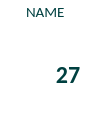
<?xml version="1.0" encoding="UTF-8"?>
<ui version="4.0">
 <class>Form</class>
 <widget class="QWidget" name="Form">
  <property name="geometry">
   <rect>
    <x>0</x>
    <y>0</y>
    <width>92</width>
    <height>129</height>
   </rect>
  </property>
  <property name="sizePolicy">
   <sizepolicy hsizetype="Preferred" vsizetype="Fixed">
    <horstretch>0</horstretch>
    <verstretch>0</verstretch>
   </sizepolicy>
  </property>
  <property name="minimumSize">
   <size>
    <width>50</width>
    <height>76</height>
   </size>
  </property>
  <property name="windowTitle">
   <string/>
  </property>
  <property name="styleSheet">
   <string notr="true">background-color: rgb(255, 255, 255);
color: rgb(0, 64, 64);</string>
  </property>
  <layout class="QGridLayout" name="gridLayout">
   <property name="sizeConstraint">
    <enum>QLayout::SetDefaultConstraint</enum>
   </property>
   <property name="leftMargin">
    <number>2</number>
   </property>
   <property name="topMargin">
    <number>2</number>
   </property>
   <property name="rightMargin">
    <number>2</number>
   </property>
   <property name="bottomMargin">
    <number>2</number>
   </property>
   <property name="spacing">
    <number>0</number>
   </property>
   <item row="0" column="0">
    <layout class="QVBoxLayout" name="verticalLayout">
     <property name="spacing">
      <number>0</number>
     </property>
     <item>
      <widget class="QLineEdit" name="lineEdit">
       <property name="maximumSize">
        <size>
         <width>16777215</width>
         <height>20</height>
        </size>
       </property>
       <property name="font">
        <font>
         <family>Calibri</family>
         <pointsize>11</pointsize>
         <italic>false</italic>
        </font>
       </property>
       <property name="text">
        <string>NAME</string>
       </property>
       <property name="frame">
        <bool>false</bool>
       </property>
       <property name="alignment">
        <set>Qt::AlignCenter</set>
       </property>
      </widget>
     </item>
     <item>
      <layout class="QHBoxLayout" name="horizontalLayout">
       <property name="spacing">
        <number>0</number>
       </property>
       <item>
        <widget class="QLabel" name="label">
         <property name="text">
          <string/>
         </property>
         <property name="pixmap">
          <pixmap resource="res/wresources.qrc">:/sensors/pixmap/termo_blck_48.gif</pixmap>
         </property>
         <property name="scaledContents">
          <bool>false</bool>
         </property>
         <property name="alignment">
          <set>Qt::AlignCenter</set>
         </property>
        </widget>
       </item>
       <item>
        <widget class="QLabel" name="label_2">
         <property name="font">
          <font>
           <family>Calibri</family>
           <pointsize>18</pointsize>
           <weight>75</weight>
           <bold>true</bold>
          </font>
         </property>
         <property name="text">
          <string>27</string>
         </property>
         <property name="alignment">
          <set>Qt::AlignCenter</set>
         </property>
        </widget>
       </item>
      </layout>
     </item>
    </layout>
   </item>
  </layout>
 </widget>
 <resources>
  <include location="res/wresources.qrc"/>
 </resources>
 <connections/>
</ui>
